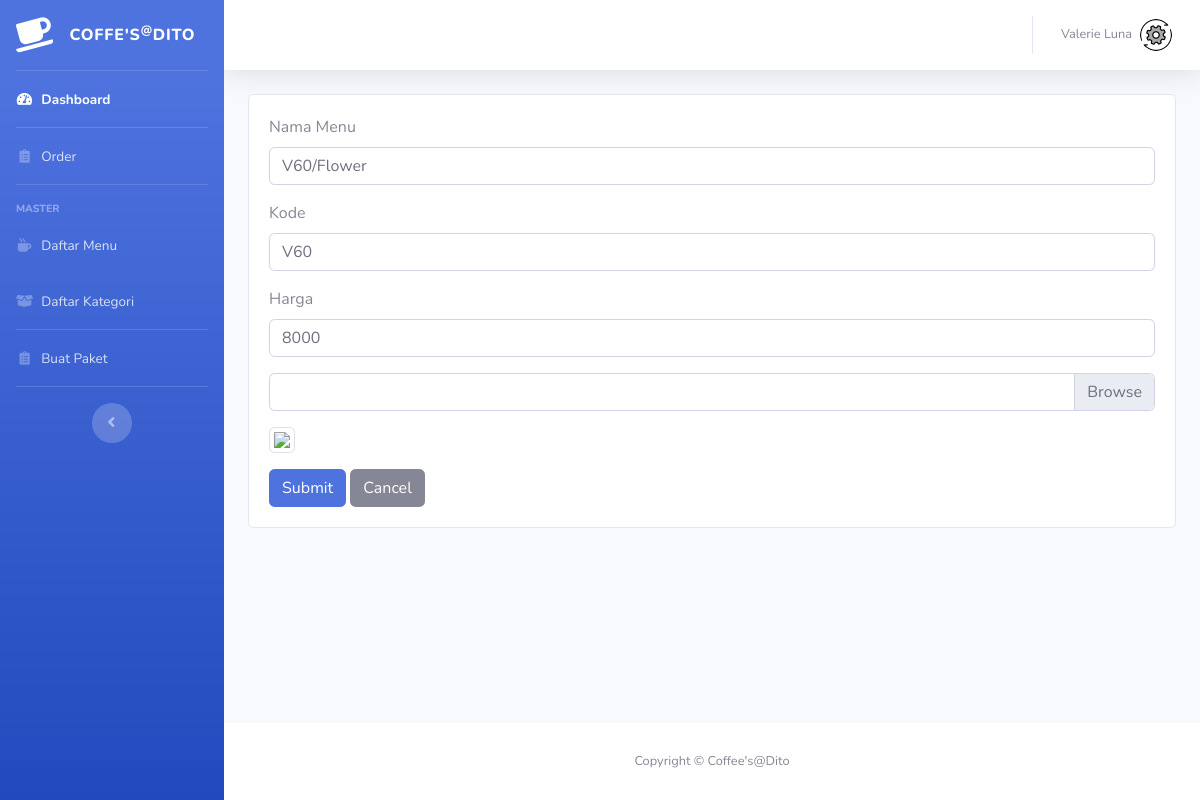
Page /index.php/menu/edit/4 on the committed database.
### tables this page shows
CREATE TABLE `menu` (
  `id_menu` int(11) NOT NULL,
  `nama_menu` varchar(20) NOT NULL,
  `kode` varchar(10) NOT NULL,
  `id_group` int(11) NOT NULL,
  `id_paket` int(11) NOT NULL,
  `harga` int(11) NOT NULL,
  `disct_` int(11) NOT NULL,
  `gross_amount` int(11) NOT NULL,
  `gambar` varchar(200) NOT NULL
);

### application/controllers/Menu.php (called while the page is built, shortened)
<?php
class Menu extends CI_Controller {
	public function edit($id){
		$data['page'] = 'Menu';
		$data['item'] = $this->model->getData('menu', ['id_menu' => $id])->row();
		$data['content'] = 'pages/editMenu';
		$this->load->view('template/main', $data);
	}
}

### index.php (called while the page is built, shortened)
<?php
require_once BASEPATH.'core/CodeIgniter.php';

### application/models/model.php (called while the page is built, shortened)
<?php
class Model extends CI_Model {
	public function getData($table, $where){
		return $this->db->get_where($table, $where);
	}
}

### application/views/pages/editMenu.php (the view, shortened to what this page needs)
<div class="card">
    <div class="card-body">
        <form action="<?php echo base_url('index.php/menu/update') ?>" method="post" enctype="multipart/form-data">
            <div class="form-group">
                <label>Nama Menu</label>
                <input type="text" name="nama_menu" class="form-control" value="<?php echo $item->nama_menu ?>">
            </div>
            <div class="form-group">
                <label>Kode</label>
                <input type="text" name="kode" class="form-control" value="<?php echo $item->kode ?>">
            </div>
            <div class="form-group">
                <label>Harga</label>
                <input type="number" name="harga" class="form-control" value="<?php echo $item->harga ?>">
            </div>
            <div class="custom-file">
                <label class="custom-file-label" for="customFile"><?php echo $item->gambar ?></label>
            </div>
            <div style="width: 150px" class="my-3">
                <img src="<?php echo base_url($item->gambar) ?>" class="img-thumbnail">
            </div>
            <button class="btn btn-primary" type="submit">Submit</button>
            <a class="btn btn-secondary" href="<?php echo base_url('index.php/menu') ?>">Cancel</a>
        </form>
    </div>
</div>

### rows in the picture
menu: nama_menu "V60/Flower", kode "V60", harga "8000"
